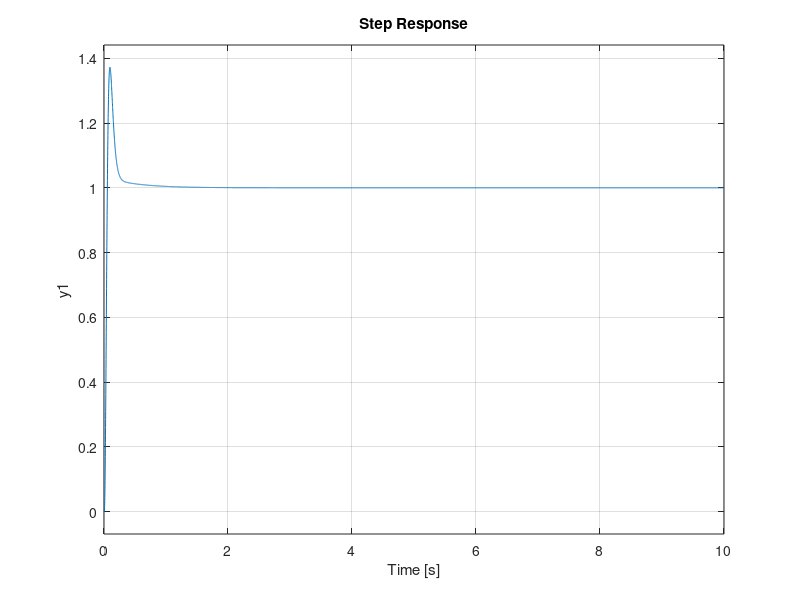

Reproduce this figure in MATLAB.
close all; clear all; clc 

%Student Numbers
% 20523043 Pavel 
% 20509464 Tyler
% 20482444 Henrietta

% Youla Parametarization

s = tf('s');
P = 100 / ( (s+1)*(s-2)*(s+4) );
P_prime = 100 / ( s* (s+1)*(s-2)*(s+4) );

%find controller C(s) that stabilizes it
% plot step response for 10 seconds

%step 1 - get A,B,C,D for the plant
[A, B, C, D] = ssdata(P_prime);

%step 2 - obbtain k - controllability?
p = [-1 -2 -30 -40]
k = place (A, B, p);

%check stability
eig_vals = eig(A-B*k)

%step 3 - obtain f - observerservability?
p2 = [-50,-60,-700, -800];
f = place(A', C', p2)
f = f'

% check if stable 
eig_vals2 = eig(A-f*C)

%step 4 - get the xp, yp, dp, np 
[xp_n xp_d] = ss2tf(A-f*C, -f, -k, 0);
[np_n np_d] = ss2tf(A-B*k, B, C-D*k, D);
[yp_n yp_d] = ss2tf(A-f*C, -B+f*D, -k, 1);
[dp_n dp_d] = ss2tf(A-B*k, B, -k, 1);

xp = tf(xp_n, xp_d);
np = tf(np_n, np_d);
yp = tf(yp_n, yp_d);
dp = tf(dp_n, dp_d);

r = 100 / (s+100)
C = (xp + r*dp) / (yp - r*np)

% feedback system
Tfinal = 10;
sys = feedback(P*C*1/s, 1);
step(sys, Tfinal)
